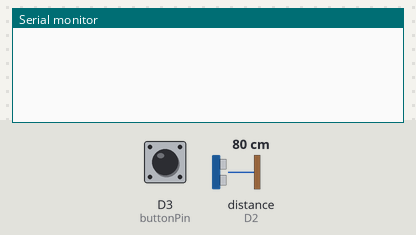
A sketch run on a simulated ESP8266 (NodeMCU). On the bench: the last lines printed to the serial monitor. The test bench sets the inputs (shaded band); at power-on: distance to the obstacle (sensor on D2) 80 cm, D3 (buttonPin) HIGH. The echo pulse lasts 58.3 µs per cm.

Above: at 1.2 s.
1.3 s: distance to the obstacle (sensor on D2) set to 2 cm
At 10.4 s:
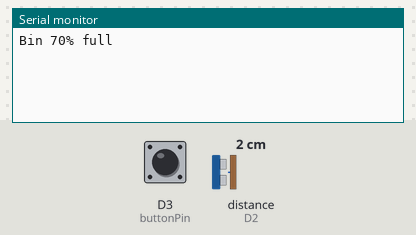
11.5 s: D3 (buttonPin) pulled LOW for 0.15 s
At 12.7 s:
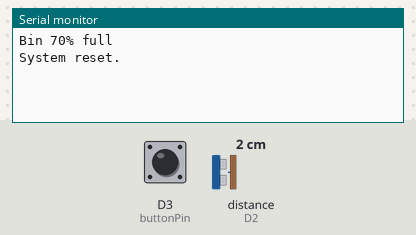

Measured:
- after the input at 1.3 s, the serial monitor: prints a new line after 8.7 s (image 1)
- after the input at 11.5 s, the serial monitor: prints a new line at once (image 2)

The sketch:

Distance_and_button.ino
```cpp
const int trigPin = D1;
const int echoPin = D2;
const int buttonPin = D3;

float duration, distance;

unsigned long previousMillis = 0;
const unsigned long interval = 10000;  // 10 seconds

bool alerted70 = false;
bool alerted80 = false;
bool alerted90 = false;
bool locked = false;

void setup() {
	pinMode(trigPin, OUTPUT);
	pinMode(echoPin, INPUT);
	pinMode(buttonPin, INPUT_PULLUP);
	Serial.begin(9600);
}

void loop() {

	if (Serial.available() > 0) {
		String input = Serial.readStringUntil('\n');
		input.trim();
		if (input.equalsIgnoreCase("reset")) {
			resetSystem();
		}
	}

	if (digitalRead(buttonPin) == LOW) {
		resetSystem();
		delay(300);
	}

	unsigned long currentMillis = millis();
	if (currentMillis - previousMillis >= interval && !locked) {
		previousMillis = currentMillis;

		digitalWrite(trigPin, LOW);
		delayMicroseconds(2);
		digitalWrite(trigPin, HIGH);
		delayMicroseconds(10);
		digitalWrite(trigPin, LOW);

		duration = pulseIn(echoPin, HIGH);
		distance = (duration * 0.0343) / 2;

		if (distance <= 22.8 && !alerted70) {
			Serial.println("Bin 70% full");
			alerted70 = true;
		}
		else if (distance <= 15.2 && !alerted80) {
			Serial.println("Bin 80% full");
			alerted80 = true;
		}
		else if (distance <= 7.6 && !alerted90) {
			Serial.println("Bin 90% full");
			alerted90 = true;
			locked = true;
		}
	}
}

void resetSystem() {
	alerted70 = false;
	alerted80 = false;
	alerted90 = false;
	locked = false;
	Serial.println("System reset.");
}
```
